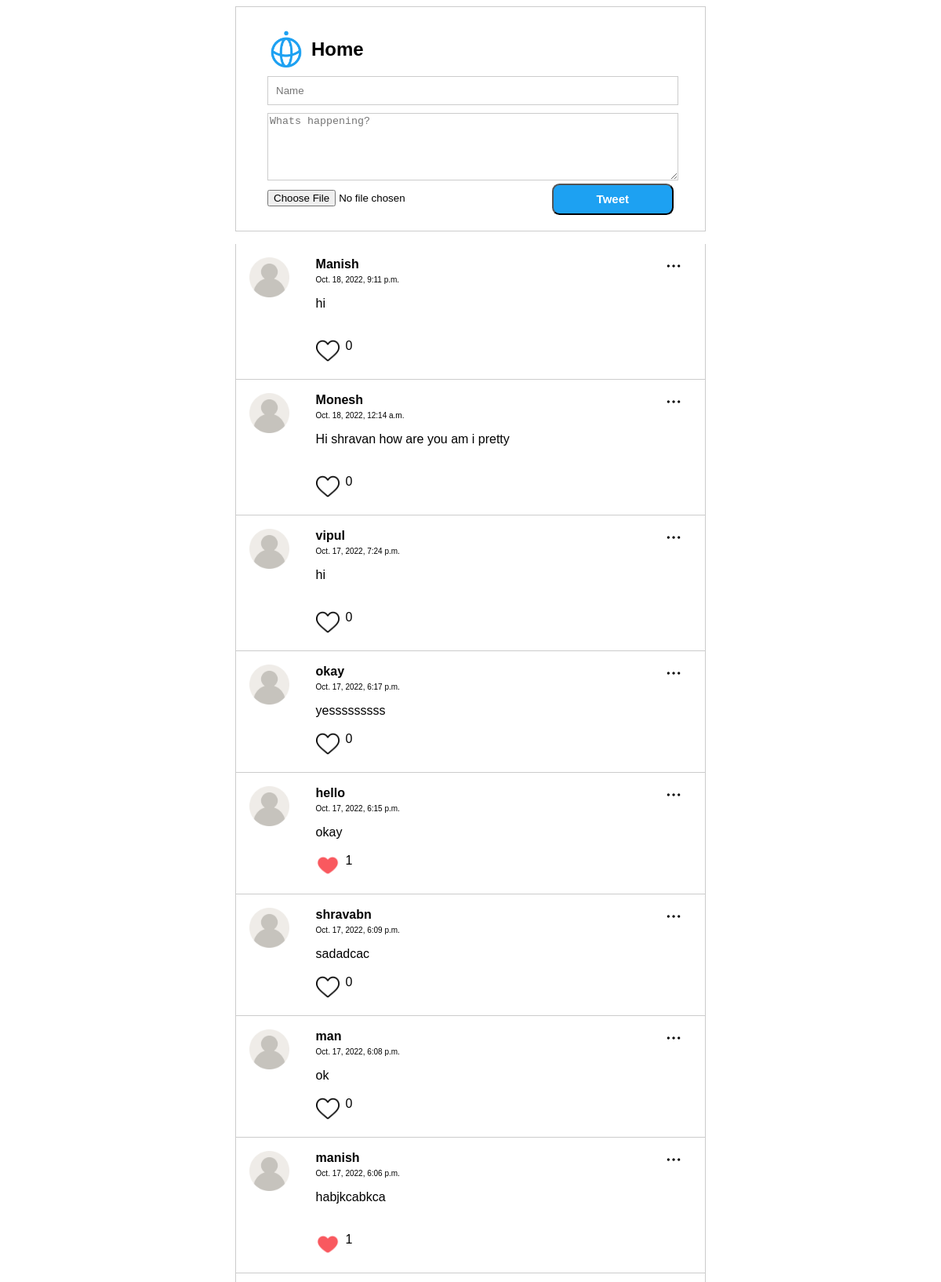
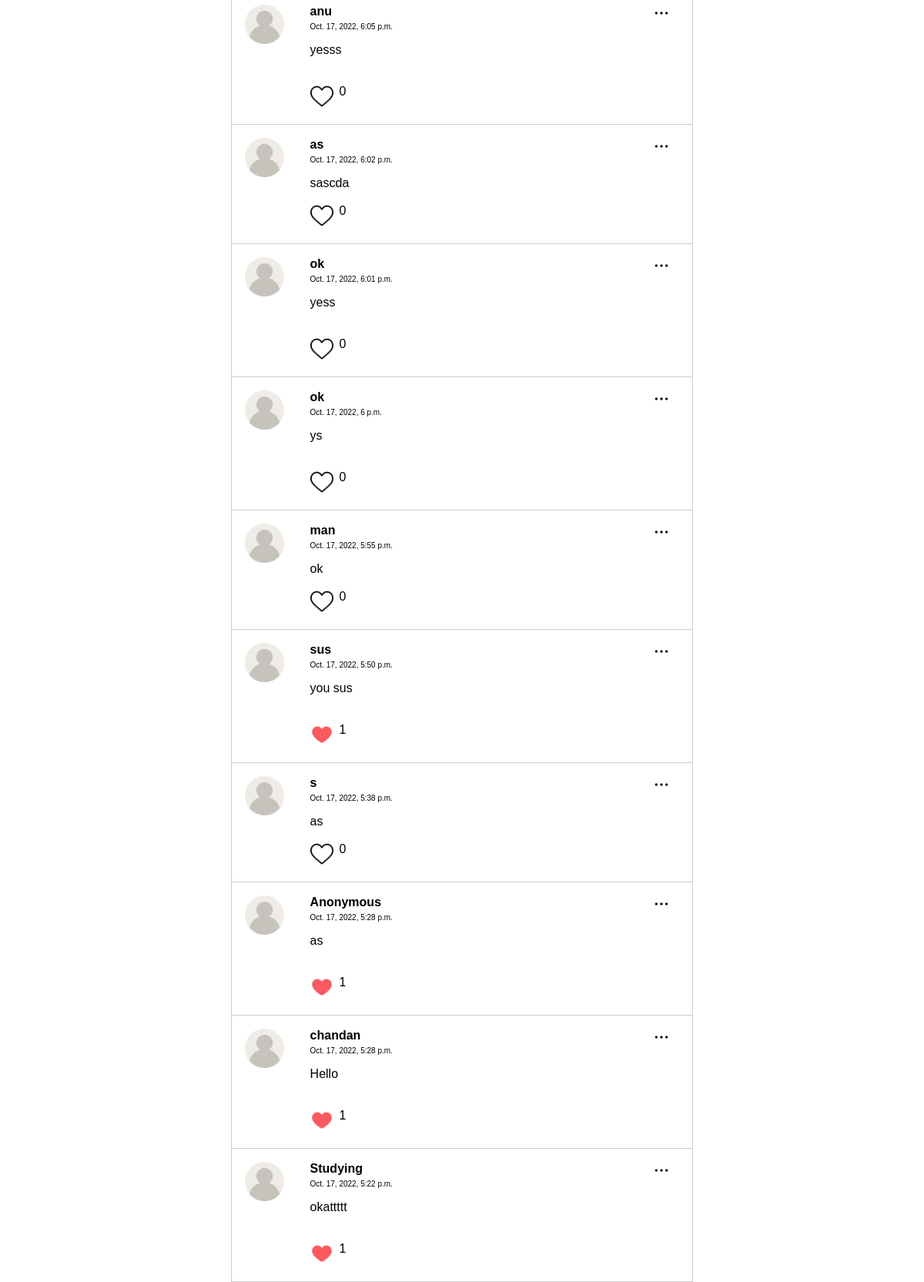
The page / on the database its author committed (2 pictures, top to bottom).
### posts/models.py (models this page shows)
class Post(models.Model):
    class Meta(object):
        db_table= 'post'
    name = models.CharField(
        'Name', blank=False, null= False, max_length=14, db_index=True, default='Anonymous'
    )
    body = models.CharField(
        'Body', blank=True,null=False,max_length=140,db_index=True
    )
    created_at = models.DateTimeField(
        'Created Datetime', blank = True,auto_now_add=True
    )
    image = CloudinaryField(
        'image', blank=True, db_index=True
     )
    like_count = models.PositiveIntegerField(
        'like_count', blank = True, default=0
    )

### posts/views.py (the view, shortened to what this page needs)
# urls.py: path('', views.index, name= 'index'),
def index(request):
    post = Post.objects.all().order_by('-created_at')[:20]
    return render(request, 'post.html',
                   {'post':post})

### templates/post.html (shortened to what this page needs)
{% extends "base.html" %} {% block content %} {% load static %}
{% load static %}
<section class="content">
    <section class="post_form">
      <form action="/" method="POST" enctype="multipart/form-data">
        <section class="main-heading">
          <img src="/static/img/logo-twitterblue.svg" alt-="">
          <h2>Home</h2>
        </section>
        <input class="box"type="text" name="name" placeholder="Name" required>
        <textarea name="body" placeholder="Whats happening?" required></textarea>
        <div class="button">
        <input id="images-control" name="image" type="file">
        <input type="submit" value="Tweet" id="tweet">
      </div>
      </form>
    </section>
    <section class="posts">
      <ul>
        {% for post in post %}
        <li>
          <img class="menu_icon js-menu-icon" src="{% static 'img/option.png' %}">
        <div class="logo">
            <img src="{%static 'img/user.png' %}">
        </div>
        <div class="name_body">
        <div class="name">{{post.name}}</div>
        <div class="time">{{post.created_at}}</div>
        <div class="body">{{ post.body }}</div> <br>
        <div class="dil-post" style="display: flex;" >
          <a href="/like/{{ post.id }}" style="text-decoration: none;" >
              {% if post.like_count == 0 %}
              <img src="{% static 'img/heart.png' %}" id=“myImage”
              alt="" style="width: 30px; " />
              {% endif %}
              {% if post.like_count != 0%}
              <img src="{% static 'img/heart1.png' %}" id="myImage"
              alt="" style="width: 30px;"/>
              {% endif %}
          </a>
          <div id="like-count">
          {{ post.like_count }}
          </div>
      </div>
     </li>
     {% endfor %}
      </ul>
    </section>
</section>
{% endblock %}

### templates/base.html (shortened to what this page needs)
<!DOCTYPE html>
<html lang="en">
<head>
    {% load static %}
    <link rel="stylesheet" href="{% static 'css/style.css' %}">
</head>
<body>
    {% block content %} {{ content }} {% endblock %}
</body>
</html>

### static/css/style.css (style rules this page uses)
html , body { height: 100%; font-family: sans-serif; box-sizing: border-box; }
.content { max-width: 600px; height: 100%; margin: 0 auto; }
.main-heading { display: flex; text-align: center; align-items: center; }
.main-heading img { width: 6vh; padding-right: 1vh; }
#tweet { height: 5vh; background-color: rgb(29, 161, 242); color: white; font-size: 15px; font-weight: bold; cursor: pointer; border-radius: 0.25cm; }
.time { font-size: 10px; padding-top: 5px; }
.button input[id=images-control] { cursor: pointer; width: 70%; padding-top: 1vh; box-sizing: border-box; }
.post_form { padding: 20px 40px; border-bottom: 1px solid #ccc; border-top: 1px solid #ccc; border-left: 1px solid #ccc; border-right: 1px solid #ccc; }
.post_form .box { width: 97%; margin-bottom: 10px; padding: 10px; border: 1px solid #ccc; }
.body { padding-top: 2vh }
#tweet { width: 30%; }
.button { display: flex; justify-content: space-between; }
.post_form textarea { width: 100%; height: 10vh; border: 1px solid #ccc; }
.posts li { position: relative; display: flex; border-bottom: 1px solid #ccc; padding: 17px; list-style: none; border-bottom: 1px solid #ccc; border-left: 1px solid #ccc; border-right: 1px solid #ccc; }
.posts li .menu_icon { width: 20px; position: absolute; right: 30px; top: 18px; }
.posts ul { padding: 0; }
.posts li .logo { flex-basis: 15%; }
.posts li .logo img { width: 60% }
.posts li .name_body { flex-basis: 85%; }
.posts li .name_body .name { font-weight: bold; }
#like-count { padding-left: 1vh; }

### rows shown on the page
Post: name "Manish", created_at "Oct. 18, 2022, 9:11 p.m.", body "hi", like_count "0"
Post: name "Monesh", created_at "Oct. 18, 2022, 12:14 a.m.", body "Hi shravan how are you am i pretty", like_count "0"
Post: name "vipul", created_at "Oct. 17, 2022, 7:24 p.m.", body "hi", like_count "0"
Post: name "okay", created_at "Oct. 17, 2022, 6:17 p.m.", body "yesssssssss", like_count "0"
Post: name "hello", created_at "Oct. 17, 2022, 6:15 p.m.", body "okay", like_count "1"
Post: name "shravabn", created_at "Oct. 17, 2022, 6:09 p.m.", body "sadadcac", like_count "0"
Post: name "man", created_at "Oct. 17, 2022, 6:08 p.m.", body "ok", like_count "0"
Post: name "manish", created_at "Oct. 17, 2022, 6:06 p.m.", body "habjkcabkca", like_count "1"
Post: name "anu", created_at "Oct. 17, 2022, 6:05 p.m.", body "yesss", like_count "0"
Post: name "as", created_at "Oct. 17, 2022, 6:02 p.m.", body "sascda", like_count "0"
Post: name "ok", created_at "Oct. 17, 2022, 6:01 p.m.", body "yess", like_count "0"
Post: name "ok", created_at "Oct. 17, 2022, 6 p.m.", body "ys", like_count "0"
Post: name "man", created_at "Oct. 17, 2022, 5:55 p.m.", body "ok", like_count "0"
Post: name "sus", created_at "Oct. 17, 2022, 5:50 p.m.", body "you sus", like_count "1"
Post: name "s", created_at "Oct. 17, 2022, 5:38 p.m.", body "as", like_count "0"
Post: name "Anonymous", created_at "Oct. 17, 2022, 5:28 p.m.", body "as", like_count "1"
Post: name "chandan", created_at "Oct. 17, 2022, 5:28 p.m.", body "Hello", like_count "1"
Post: name "Studying", created_at "Oct. 17, 2022, 5:22 p.m.", body "okattttt", like_count "1"
